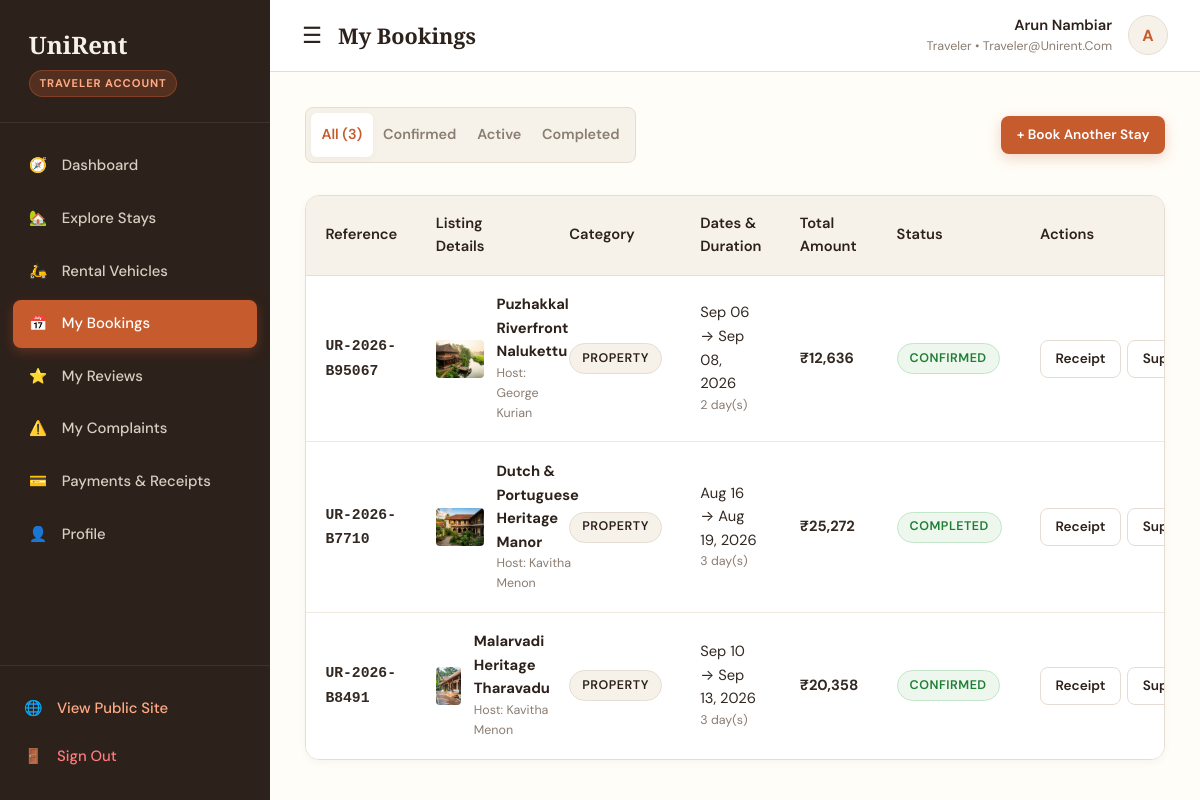
Page /traveler/bookings (signed in) on the earlier database version.
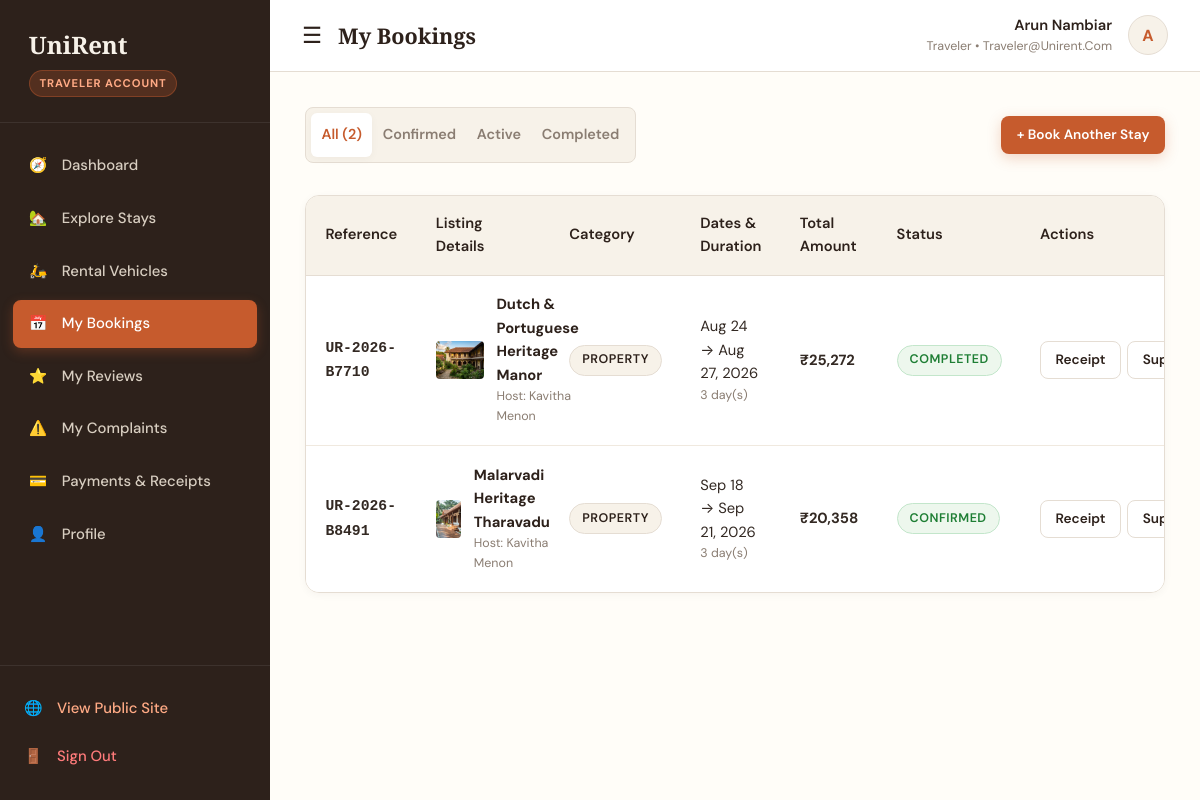
Same page on the later database version.
### app/models.py (models this page shows, shortened)
class Booking(db.Model):
    __tablename__ = 'bookings'
    booking_id = db.Column(db.Integer, primary_key=True, autoincrement=True)
    booking_reference = db.Column(db.String(50), unique=True, nullable=False, index=True)
    user_id = db.Column(db.Integer, db.ForeignKey('users.user_id', ondelete='CASCADE'), nullable=False)
    owner_id = db.Column(db.Integer, db.ForeignKey('owners.owner_id', ondelete='CASCADE'), nullable=False)
    listing_type = db.Column(db.String(20), nullable=False)  # property, vehicle
    property_id = db.Column(db.Integer, db.ForeignKey('properties.property_id', ondelete='SET NULL'), nullable=True)
    vehicle_id = db.Column(db.Integer, db.ForeignKey('vehicles.vehicle_id', ondelete='SET NULL'), nullable=True)
    start_date = db.Column(db.Date, nullable=False)
    end_date = db.Column(db.Date, nullable=False)
    total_days = db.Column(db.Integer, nullable=False, default=1)
    daily_rate = db.Column(db.Float, nullable=False)
    service_fee = db.Column(db.Float, nullable=False, default=0.0)
    tax_amount = db.Column(db.Float, nullable=False, default=0.0)
    total_amount = db.Column(db.Float, nullable=False)
    booking_status = db.Column(db.String(20), nullable=False, default='confirmed')  # pending, confirmed, active, completed, cancelled
    special_requests = db.Column(db.Text, nullable=True)
    created_at = db.Column(db.DateTime, default=datetime.utcnow)
    payment = db.relationship('Payment', backref='booking', uselist=False, cascade='all, delete-orphan')
    review = db.relationship('Review', backref='booking', uselist=False, cascade='all, delete-orphan')
    complaints = db.relationship('Complaint', backref='booking', lazy='dynamic', cascade='all, delete-orphan')
    @property
    def listing_name(self):
        if self.listing_type == 'property' and self.property:
            return self.property.property_name
        elif self.listing_type == 'vehicle' and self.vehicle:
            return f"{self.vehicle.vehicle_name} ({self.vehicle.model})"
        return 'Listing'
    @property
    def listing_image(self):
        if self.listing_type == 'property' and self.property:
            return self.property.featured_image
        elif self.listing_type == 'vehicle' and self.vehicle:
            return self.vehicle.featured_image
        return '/static/images/hero_kerala_stay.jpg'

class Property(db.Model):
    __tablename__ = 'properties'
    property_id = db.Column(db.Integer, primary_key=True, autoincrement=True)
    owner_id = db.Column(db.Integer, db.ForeignKey('owners.owner_id', ondelete='CASCADE'), nullable=False)
    property_name = db.Column(db.String(160), nullable=False)
    slug = db.Column(db.String(180), unique=True, nullable=False)
    property_type = db.Column(db.String(80), nullable=False)  # Heritage Villa, Traditional Tharavadu, Nalukettu, Colonial Manor
    description = db.Column(db.Text, nullable=False)
    address = db.Column(db.String(255), nullable=False)
    district = db.Column(db.String(50), nullable=False)  # Ernakulam, Thrissur
    latitude = db.Column(db.Float, nullable=False)
    longitude = db.Column(db.Float, nullable=False)
    price_per_night = db.Column(db.Float, nullable=False)
    guest_capacity = db.Column(db.Integer, nullable=False, default=2)
    bedrooms = db.Column(db.Integer, nullable=False, default=1)
    bathrooms = db.Column(db.Integer, nullable=False, default=1)
    amenities = db.Column(db.Text, nullable=True)  # JSON serialized list
    images = db.Column(db.Text, nullable=True)  # JSON serialized list of image paths/URLs
    featured_image = db.Column(db.String(255), nullable=True)
    approval_status = db.Column(db.String(20), nullable=False, default='pending')  # pending, approved, rejected
    rejection_reason = db.Column(db.Text, nullable=True)
    availability_status = db.Column(db.String(20), nullable=False, default='available')  # available, booked, maintenance
    featured = db.Column(db.Boolean, nullable=False, default=False)
    created_at = db.Column(db.DateTime, default=datetime.utcnow)
    bookings = db.relationship('Booking', backref='property', lazy='dynamic')
    reviews = db.relationship('Review', backref='property', lazy='dynamic')

class User(db.Model):
    __tablename__ = 'users'
    user_id = db.Column(db.Integer, primary_key=True, autoincrement=True)
    full_name = db.Column(db.String(120), nullable=False)
    email = db.Column(db.String(150), unique=True, nullable=False, index=True)
    phone = db.Column(db.String(20), nullable=False)
    password_hash = db.Column(db.String(255), nullable=False)
    role = db.Column(db.String(20), nullable=False, default='traveler')  # traveler, owner, admin
    status = db.Column(db.String(20), nullable=False, default='active')  # active, suspended
    profile_image = db.Column(db.String(255), nullable=True)
    created_at = db.Column(db.DateTime, default=datetime.utcnow)
    updated_at = db.Column(db.DateTime, default=datetime.utcnow, onupdate=datetime.utcnow)
    owner_profile = db.relationship('Owner', backref='user', uselist=False, cascade='all, delete-orphan')
    admin_profile = db.relationship('Admin', backref='user', uselist=False, cascade='all, delete-orphan')
    bookings = db.relationship('Booking', backref='user', lazy='dynamic', cascade='all, delete-orphan')
    reviews = db.relationship('Review', backref='user', lazy='dynamic', cascade='all, delete-orphan')
    complaints = db.relationship('Complaint', backref='user', lazy='dynamic', cascade='all, delete-orphan')

### app/routes/traveler.py (the view)
@traveler_bp.route('/bookings')
@login_required('traveler')
def bookings():
    user_id = session.get('user_id')
    status_filter = request.args.get('status', 'all')
    query = Booking.query.filter_by(user_id=user_id)
    if status_filter != 'all':
        query = query.filter_by(booking_status=status_filter)
    bookings_list = query.order_by(Booking.created_at.desc()).all()
    return render_template(
        'traveler/bookings.html',
        bookings=bookings_list,
        current_status=status_filter
    )

### templates/traveler/bookings.html (shortened to what this page needs)
{% extends "dashboard_base.html" %}
{% block page_title %}My Bookings{% endblock %}
{% block dashboard_content %}
<div style="display:flex; justify-content:space-between; align-items:center; margin-bottom: 2rem;">
  <div class="auth-tabs" style="width: auto; margin: 0;">
    <a href="{{ url_for('traveler.bookings', status='all') }}" class="auth-tab {% if current_status == 'all' %}active{% endif %}">All ({{ bookings|length }})</a>
    <a href="{{ url_for('traveler.bookings', status='confirmed') }}" class="auth-tab {% if current_status == 'confirmed' %}active{% endif %}">Confirmed</a>
    <a href="{{ url_for('traveler.bookings', status='active') }}" class="auth-tab {% if current_status == 'active' %}active{% endif %}">Active</a>
    <a href="{{ url_for('traveler.bookings', status='completed') }}" class="auth-tab {% if current_status == 'completed' %}active{% endif %}">Completed</a>
  </div>
  <a href="{{ url_for('main.stays') }}" class="btn btn-primary btn-sm">+ Book Another Stay</a>
</div>
<div class="table-responsive">
  <table class="table">
    <thead>
      <tr>
        <th>Reference</th>
        <th>Listing Details</th>
        <th>Category</th>
        <th>Dates & Duration</th>
        <th>Total Amount</th>
        <th>Status</th>
        <th>Actions</th>
      </tr>
    </thead>
    <tbody>
      {% for b in bookings %}
        <tr>
          <td><strong style="font-family: monospace;">{{ b.booking_reference }}</strong></td>
          <td>
            <div style="display: flex; gap: 0.8rem; align-items: center;">
              <img src="{{ b.listing_image }}" alt="Thumb" style="width: 48px; height: 38px; border-radius: 4px; object-fit: cover;">
              <div>
                <strong style="color: var(--ur-brown);">{{ b.listing_name }}</strong>
                <div style="font-size: 0.78rem; color: var(--ur-muted);">Host: {{ b.owner.user.full_name }}</div>
              </div>
            </div>
          </td>
          <td>
            <span class="badge badge-pickup">{{ b.listing_type|capitalize }}</span>
          </td>
          <td>
            {{ b.start_date.strftime('%b %d') }} → {{ b.end_date.strftime('%b %d, %Y') }}
            <div style="font-size: 0.78rem; color: var(--ur-muted);">{{ b.total_days }} day(s)</div>
          </td>
          <td><strong>{{ format_currency(b.total_amount) }}</strong></td>
          <td>
            {% if b.booking_status == 'confirmed' %}
              <span class="badge badge-confirmed">Confirmed</span>
            {% elif b.booking_status == 'active' %}
              <span class="badge badge-active">Active</span>
            {% elif b.booking_status == 'completed' %}
              <span class="badge badge-approved">Completed</span>
            {% else %}
              <span class="badge badge-rejected">{{ b.booking_status|capitalize }}</span>
            {% endif %}
          </td>
          <td>
            <div style="display:flex; gap:0.4rem;">
              <a href="{{ url_for('main.confirmation', ref=b.booking_reference) }}" class="btn btn-outline btn-sm">Receipt</a>
              <a href="{{ url_for('traveler.complaints') }}" class="btn btn-outline btn-sm" title="Report issue">Support</a>
            </div>
          </td>
        </tr>
      {% else %}
        <tr>
          <td colspan="7" style="text-align: center; padding: 3rem 1rem; color: var(--ur-muted);">
            No bookings found for this category filter.
          </td>
        </tr>
      {% endfor %}
    </tbody>
  </table>
</div>
{% endblock %}

Differences in the rows shown:
removed Booking: booking_reference "UR-2026-B95067", listing_image (picture), listing_name "Puzhakkal Riverfront Nalukettu", owner.user.full_name "George Kurian", listing_type "PROPERTY", start_date "Sep 06", end_date "Sep 08, 2026", total_days "2", total_amount "₹12,636", booking_status "CONFIRMED"
changed Booking "Dutch & Portuguese Heritage Manor": start_date "Aug 16" → "Aug 24"; end_date "Aug 19, 2026" → "Aug 27, 2026"
changed Booking "Malarvadi Heritage Tharavadu": start_date "Sep 10" → "Sep 18"; end_date "Sep 13, 2026" → "Sep 21, 2026"
Other differences:
{{ bookings|length }}: "3" → "2"
